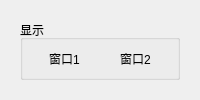
  <widget class="QWidget" name="centralwidget">
   <layout class="QHBoxLayout" name="horizontalLayout_2">
    <item>
     <widget class="QWidget" name="widget_1" native="true">
      <property name="sizePolicy">
       <sizepolicy hsizetype="Preferred" vsizetype="Preferred">
        <horstretch>0</horstretch>
        <verstretch>0</verstretch>
       </sizepolicy>
      </property>
      <layout class="QVBoxLayout" name="verticalLayout_2">
       <item>
        <widget class="QGroupBox" name="groupBox_7">
         <property name="sizePolicy">
          <sizepolicy hsizetype="Preferred" vsizetype="MinimumExpanding">
           <horstretch>0</horstretch>
           <verstretch>0</verstretch>
          </sizepolicy>
         </property>
         <property name="title">
          <string>显示</string>
         </property>
         <layout class="QHBoxLayout" name="horizontalLayout">
          <item>
           <widget class="QLabel" name="m_lbl_display1">
            <property name="text">
             <string>窗口1</string>
            </property>
            <property name="alignment">
             <set>Qt::AlignCenter</set>
            </property>
           </widget>
          </item>
          <item>
           <widget class="QLabel" name="m_lbl_display2">
            <property name="sizePolicy">
             <sizepolicy hsizetype="Preferred" vsizetype="MinimumExpanding">
              <horstretch>0</horstretch>
              <verstretch>0</verstretch>
             </sizepolicy>
            </property>
            <property name="text">
             <string>窗口2</string>
            </property>
            <property name="alignment">
             <set>Qt::AlignCenter</set>
            </property>
           </widget>
          </item>
         </layout>
        </widget>
       </item>
      </layout>
     </widget>
    </item>
   </layout>
  </widget>
